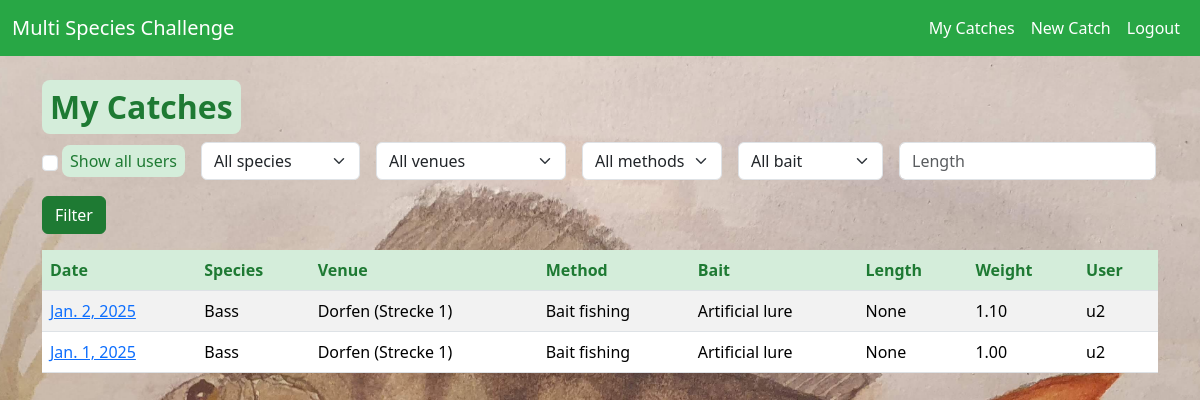
The page /catch/ (signed in) on the database as committed earlier.
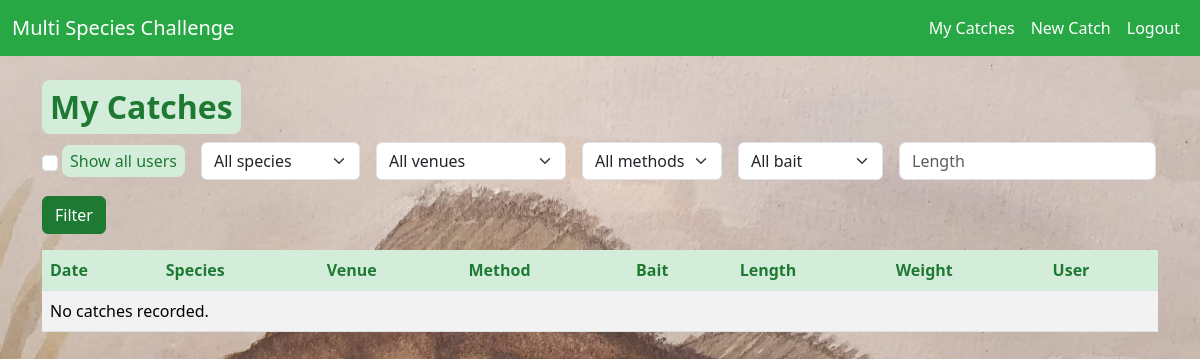
The same page on the database as committed later.
### catch/models.py (models this page shows, shortened)
class Catch(models.Model):
    user = models.ForeignKey(settings.AUTH_USER_MODEL, on_delete=models.CASCADE)
    date = models.DateField()
    species = models.ForeignKey(Species, on_delete=models.PROTECT)
    venue = models.ForeignKey(Venue, on_delete=models.PROTECT)
    method = models.ForeignKey(Method, on_delete=models.PROTECT)
    bait = models.ForeignKey(Bait, on_delete=models.PROTECT)
    length = TolerantDecimalField(max_digits=4, decimal_places=1, blank=True, null=True)
    weight = models.DecimalField(max_digits=6, decimal_places=2, blank=True, null=True)
    picture = models.ImageField(upload_to='catch_pics/', blank=True, null=True)
    comments = models.TextField(blank=True, null=True)
    class Meta:
        ordering = ['-date']

class Species(models.Model):
    name = models.CharField(max_length=50, unique=True)
    class Meta:
        ordering = ['name']

class Venue(models.Model):
    name = models.CharField(max_length=50, unique=True)
    class Meta:
        ordering = ['name']

class Method(models.Model):
    name = models.CharField(max_length=50, unique=True)
    class Meta:
        ordering = ['name']

class Bait(models.Model):
    name = models.CharField(max_length=50, unique=True)
    class Meta:
        ordering = ['name']

### catch/views.py (the view)
# urls.py: path('', CatchListView.as_view(), name='catch_list'),
class CatchListView(LoginRequiredMixin, ListView):
    model = Catch
    template_name = 'catch/catch_list.html'
    context_object_name = 'catches'
    paginate_by = 20
    def get_queryset(self):
        show_all = self.request.GET.get('all') == '1'
        if show_all:
            qs = Catch.objects.all()
        else:
            qs = Catch.objects.filter(user=self.request.user)
        species = self.request.GET.get('species')
        venue = self.request.GET.get('venue')
        method = self.request.GET.get('method')
        bait = self.request.GET.get('bait')
        length = self.request.GET.get('length')
        if species:
            qs = qs.filter(species_id=species)
        if venue:
            qs = qs.filter(venue_id=venue)
        if method:
            qs = qs.filter(method_id=method)
        if bait:
            qs = qs.filter(bait_id=bait)
        if length:
            try:
                qs = qs.filter(length=float(length))
            except (ValueError, TypeError):
                pass
        return qs
    def get_context_data(self, **kwargs):
        ctx = super().get_context_data(**kwargs)
        ctx['species_choices'] = Species.objects.all()
        ctx['venue_choices'] = Venue.objects.all()
        ctx['method_choices'] = Method.objects.all()
        ctx['bait_choices'] = Bait.objects.all()
        ctx['current_filters'] = {
            'species': self.request.GET.get('species', ''),
            'venue': self.request.GET.get('venue', ''),
            'method': self.request.GET.get('method', ''),
            'bait': self.request.GET.get('bait', ''),
            'length': self.request.GET.get('length', ''),
            'all': self.request.GET.get('all', ''),
        }
        ctx['show_all'] = self.request.GET.get('all') == '1'
        return ctx

### catch/context_processors.py (called while the page is built)
def random_background(request):
    if 'background' not in request.session:
        images_dir = os.path.join(settings.BASE_DIR, 'static', 'images', 'fishing')
        try:
            pics = [f for f in os.listdir(images_dir) if os.path.isfile(os.path.join(images_dir, f))]
        except FileNotFoundError:
            pics = []
        if pics:
            choice = random.choice(pics)
            request.session['background'] = f'images/fishing/{choice}'
    return {'random_bg': request.session.get('background', '')}

### catch/models.py (called while the page is built)
    def from_db_value(self, value, expression, connection):
        if value is None:
            return None
        try:
            return self.to_python(value)
        except (TypeError, InvalidOperation, ValueError):
            return None

### catch/templates/catch/catch_list.html (shortened to what this page needs)
{% extends 'base.html' %}
{% block content %}
<h2>{% if show_all %}All Catches{% else %}My Catches{% endif %}</h2>
<form method="get" class="row g-3 mb-3">
  <div class="col-auto d-flex align-items-center">
    <input type="checkbox" name="all" value="1" id="id_all" class="form-check-input" {% if current_filters.all == '1' %}checked{% endif %}>
    <label for="id_all" class="form-check-label ms-1">Show all users</label>
  </div>
  <div class="col-auto">
    <select name="species" class="form-select">
      <option value="">All species</option>
    </select>
  </div>
  <div class="col-auto">
    <select name="venue" class="form-select">
      <option value="">All venues</option>
    </select>
  </div>
  <div class="col-auto">
    <select name="method" class="form-select">
      <option value="">All methods</option>
    </select>
  </div>
  <div class="col-auto">
    <select name="bait" class="form-select">
      <option value="">All bait</option>
    </select>
  </div>
  <div class="col-auto">
    <input type="number" name="length" placeholder="Length" step="0.1" class="form-control" value="{{ current_filters.length }}">
  </div>
  <div class="col-auto">
    <button class="btn btn-primary" type="submit">Filter</button>
  </div>
</form>
<table class="table table-striped">
    <thead>
        <tr>
            <th>Date</th>
            <th>Species</th>
            <th>Venue</th>
            <th>Method</th>
            <th>Bait</th>
            <th>Length</th>
            <th>Weight</th>
            <th>User</th>
        </tr>
    </thead>
    <tbody>
        {% for catch in catches %}
        <tr>
          <td><a href="{% url 'catch_detail' catch.pk %}">{{ catch.date }}</a></td>
          <td>{{ catch.species.name }}</td>
          <td>{{ catch.venue.name }}</td>
          <td>{{ catch.method.name }}</td>
          <td>{{ catch.bait.name }}</td>
          <td>{{ catch.length }}</td>
          <td>{{ catch.weight }}</td>
          <td>{{ catch.user.username }}</td>
        </tr>
        {% empty %}
        <tr><td colspan="8">No catches recorded.</td></tr>
        {% endfor %}
    </tbody>
</table>
{% endblock %}

Rows that differ between the two databases and show on the page:
removed Catch: date "Jan. 2, 2025", species.name "Bass", venue.name "Dorfen (Strecke 1)", method.name "Bait fishing", bait.name "Artificial lure", length "None", weight "1.10", user.username "u2"
removed Catch: date "Jan. 1, 2025", species.name "Bass", venue.name "Dorfen (Strecke 1)", method.name "Bait fishing", bait.name "Artificial lure", length "None", weight "1.00", user.username "u2"
Other text that changed with them:
text now shown: "No catches recorded."
